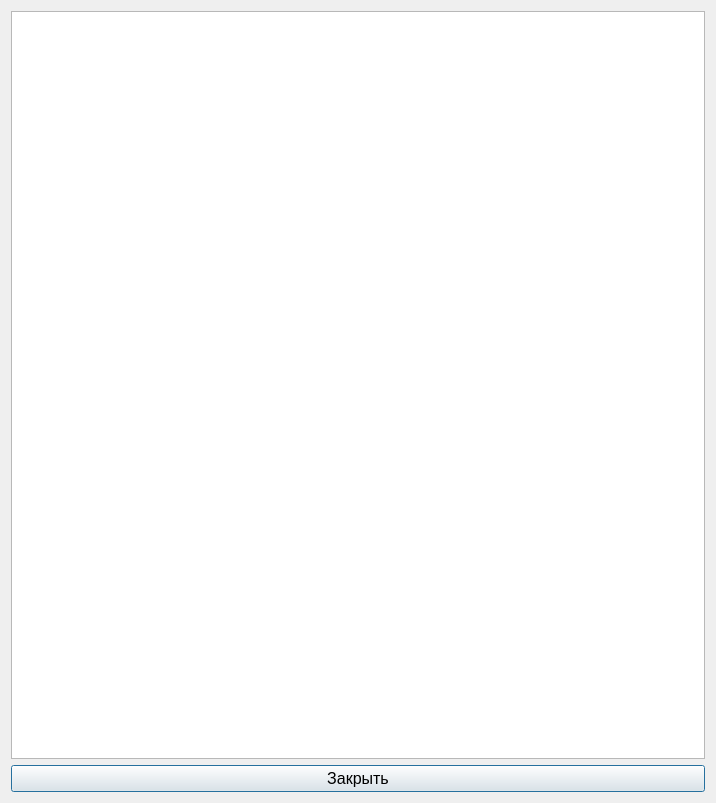
<?xml version="1.0" encoding="UTF-8"?>
<ui version="4.0">
 <class>DebugPZ</class>
 <widget class="QDialog" name="DebugPZ">
  <property name="geometry">
   <rect>
    <x>0</x>
    <y>0</y>
    <width>716</width>
    <height>803</height>
   </rect>
  </property>
  <property name="font">
   <font>
    <pointsize>12</pointsize>
   </font>
  </property>
  <property name="windowTitle">
   <string>Dialog</string>
  </property>
  <layout class="QVBoxLayout" name="verticalLayout">
   <item>
    <widget class="QPlainTextEdit" name="plainTextEdit"/>
   </item>
   <item>
    <widget class="QPushButton" name="pushButton">
     <property name="text">
      <string>Закрыть</string>
     </property>
    </widget>
   </item>
  </layout>
 </widget>
 <resources/>
 <connections/>
</ui>
